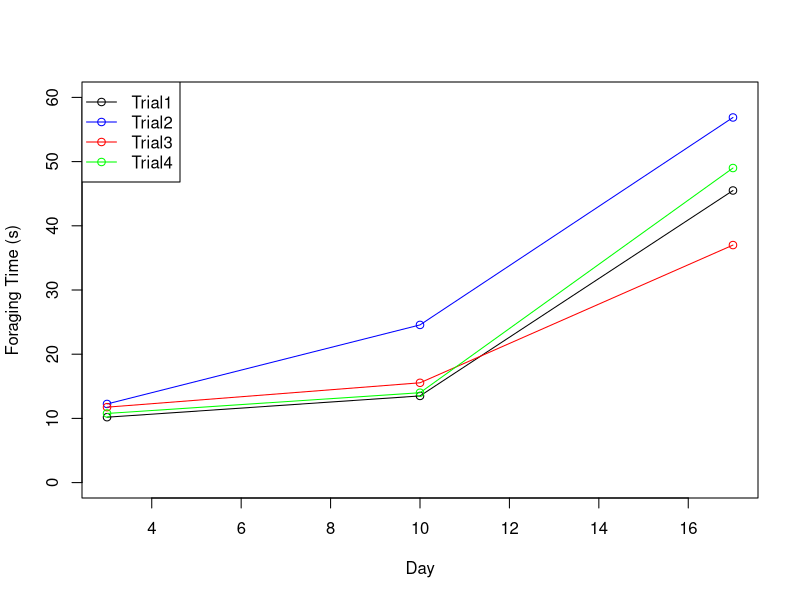
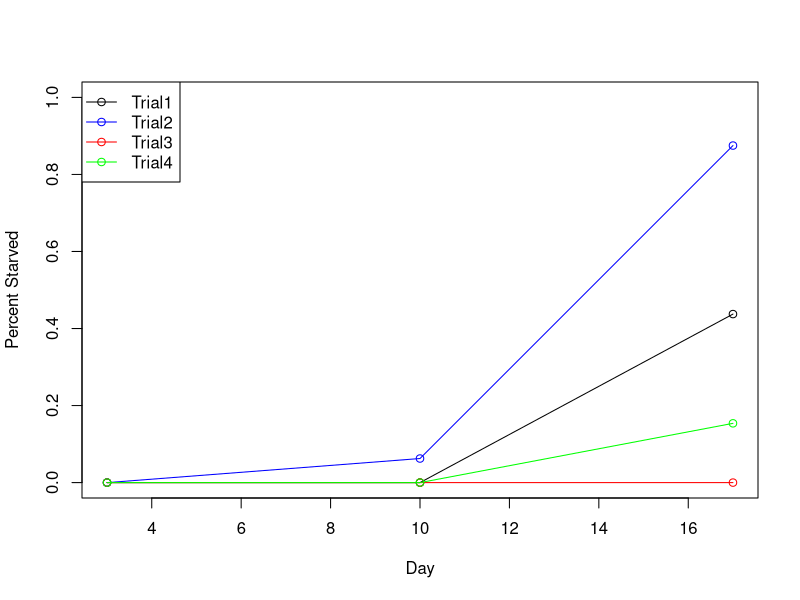
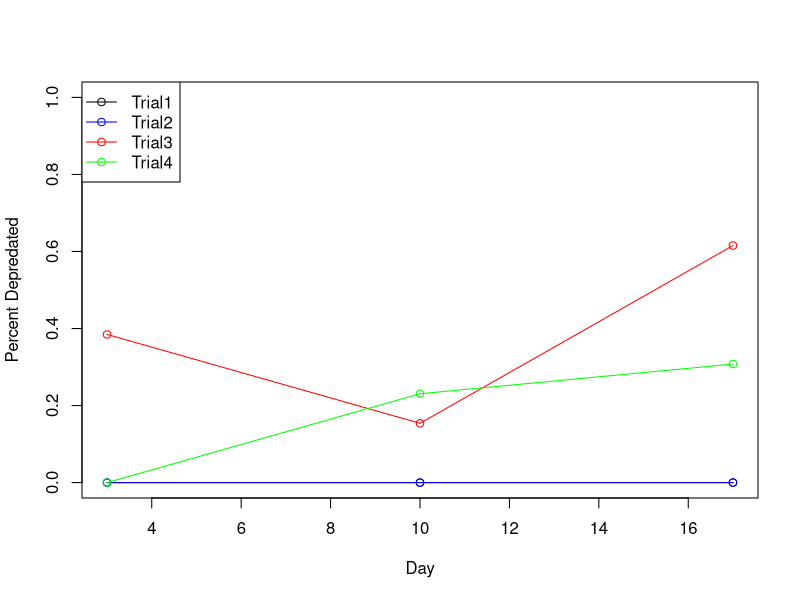
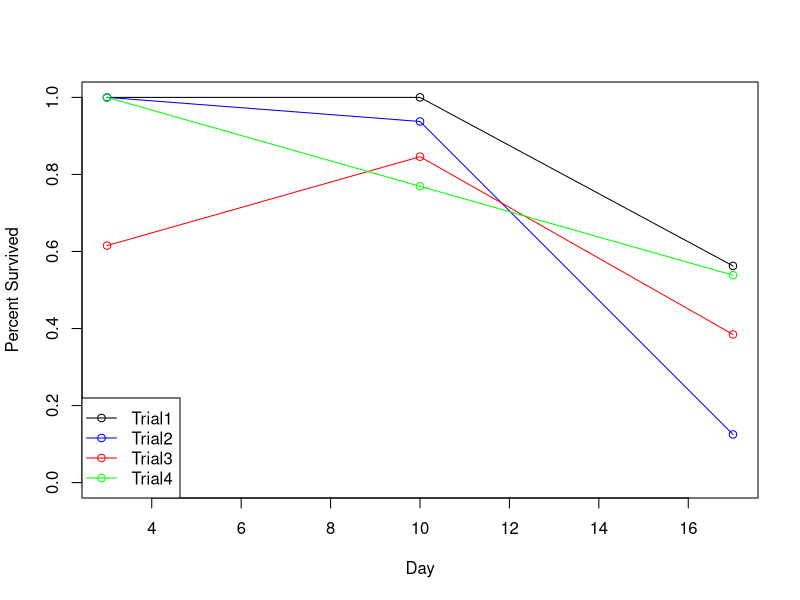

Here is the R script that generated these plots, in order:


# Load and organize data --------------------------------------------------

Data<-read.csv('Data/FlockingAndForaging_Data.csv') #use the read.csv() file to load in the data
  
  
#Summary Statistics  
library(tidyr);library(dplyr)
SummaryData<-Data %>%
  group_by(Trial,Day) %>%
  summarise(MeanForagingTime=mean(ForagingTime,na.rm=T),
            StandardDeviation=sqrt(var(ForagingTime,na.rm=T)),
            N=length(unique(Group)),
            NStarved=sum(CauseOfDeath=='s'),
            NDepredated=sum(CauseOfDeath=='h' | CauseOfDeath=='g'))
SummaryData$NSurvived<-SummaryData$N-SummaryData$NStarved-SummaryData$NDepredated
SummaryData$PStarved<-SummaryData$NStarved/SummaryData$N
SummaryData$PDepredated<-SummaryData$NDepredated/SummaryData$N
SummaryData$PSurvived<-SummaryData$NSurvived/SummaryData$N
SummaryData<-as.data.frame(SummaryData)
  
#Limit the days of the data
SummaryData<-subset.data.frame(SummaryData,SummaryData$Day==3 | SummaryData$Day==10 |SummaryData$Day==17)

#Seperate data into trials
Trial1<-subset.data.frame(SummaryData,SummaryData$Trial==1)
Trial2<-subset.data.frame(SummaryData,SummaryData$Trial==2)
Trial3<-subset.data.frame(SummaryData,SummaryData$Trial==3)
Trial4<-subset.data.frame(SummaryData,SummaryData$Trial==4)
  
  
# Making plots ------------------------------------------------------------

#Plot average foraging time
plot(MeanForagingTime~Day,data=Trial1,type='o',ylim=c(0,60),ylab='Foraging Time (s)')
lines(MeanForagingTime~Day,data=Trial2,type='o',col='blue')
lines(MeanForagingTime~Day,data=Trial3,type='o',col='red')
lines(MeanForagingTime~Day,data=Trial4,type='o',col='green')
legend('topleft',legend=c('Trial1','Trial2','Trial3','Trial4'),lty=rep(1,4),pch=rep(1,4),col=c('black','blue','red','green'))

#Plot percent starved
plot(PStarved~Day,data=Trial1,type='o',ylim=c(0,1),ylab='Percent Starved')
lines(PStarved~Day,data=Trial2,type='o',col='blue')
lines(PStarved~Day,data=Trial3,type='o',col='red')
lines(PStarved~Day,data=Trial4,type='o',col='green')
legend('topleft',legend=c('Trial1','Trial2','Trial3','Trial4'),lty=rep(1,4),pch=rep(1,4),col=c('black','blue','red','green'))

#Plot percent depredated
plot(PDepredated~Day,data=Trial1,type='o',ylim=c(0,1),ylab='Percent Depredated')
lines(PDepredated~Day,data=Trial2,type='o',col='blue')
lines(PDepredated~Day,data=Trial3,type='o',col='red')
lines(PDepredated~Day,data=Trial4,type='o',col='green')
legend('topleft',legend=c('Trial1','Trial2','Trial3','Trial4'),lty=rep(1,4),pch=rep(1,4),col=c('black','blue','red','green'))

#Plot percent survived
plot(PSurvived~Day,data=Trial1,type='o',ylim=c(0,1),ylab='Percent Survived')
lines(PSurvived~Day,data=Trial2,type='o',col='blue')
lines(PSurvived~Day,data=Trial3,type='o',col='red')
lines(PSurvived~Day,data=Trial4,type='o',col='green')
legend('bottomleft',legend=c('Trial1','Trial2','Trial3','Trial4'),lty=rep(1,4),pch=rep(1,4),col=c('black','blue','red','green'))

# Assignemnt --------------------------------------------------------------

#T-test function
TTest<-function(m1,m2,SD1,SD2,N1,N2){
  t<-abs((m1-m2)/sqrt(SD1^2/N2+SD2^2/N1))
  df<-N1+N2-2
  p<-2*pt(t,df,lower.tail=F)
  Res<-data.frame(t,df,p)
  return(Res)
}

#Question 1: What was the effect of depleting resources on solitary foraging time?
Test12<-TTest(Trial1$MeanForagingTime[1],Trial1$MeanForagingTime[2],Trial1$StandardDeviation[1],Trial1$StandardDeviation[2],Trial1$N[1],Trial1$N[2])
Test23<-TTest(Trial1$MeanForagingTime[2],Trial1$MeanForagingTime[3],Trial1$StandardDeviation[2],Trial1$StandardDeviation[3],Trial1$N[2],Trial1$N[3])
Test13<-TTest(Trial1$MeanForagingTime[1],Trial1$MeanForagingTime[3],Trial1$StandardDeviation[1],Trial1$StandardDeviation[3],Trial1$N[1],Trial1$N[3])
#Question 2: What is the effect of competition in foraging time?
Test1<-TTest(Trial1$MeanForagingTime[1],Trial2$MeanForagingTime[1],Trial1$StandardDeviation[1],Trial2$StandardDeviation[1],Trial1$N[1],Trial2$N[1])
Test2<-TTest(Trial1$MeanForagingTime[2],Trial2$MeanForagingTime[2],Trial1$StandardDeviation[2],Trial2$StandardDeviation[2],Trial1$N[2],Trial2$N[2])
Test3<-TTest(Trial1$MeanForagingTime[3],Trial2$MeanForagingTime[3],Trial1$StandardDeviation[3],Trial2$StandardDeviation[3],Trial1$N[3],Trial2$N[3])
#Question 3: What was the effect of depredation on forager survivorship?
Obs<-data.frame(Trial1$NSurvived,Trial3$NSurvived)
Test<-chisq.test(Obs)
#Question 4: Is flocking beneficial in terms of depredation?
Obs<-data.frame(Trial1$NSurvived,Trial3$NSurvived)
Test<-chisq.test(Obs)
#Question 5: Is flocking beneficial overall?
Obs<-data.frame(Trial3$NSurvived,Trial4$NSurvived)
Test<-chisq.test(Obs)
